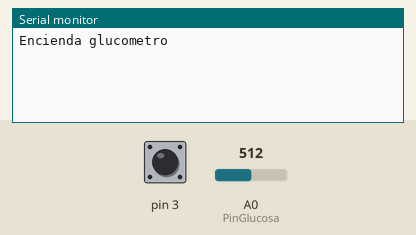
Recording of a sketch running on a simulated Arduino Uno, built with avr-gcc and run on an emulated ATmega328P. Parts: the last lines printed to the serial monitor. Inputs (shaded band) come from the test bench; at power-on: pin 3 HIGH, A0 (PinGlucosa) = 512.

Above: at 1.2 s.
1.3 s: pin 3 driven LOW
At 1.86 s:
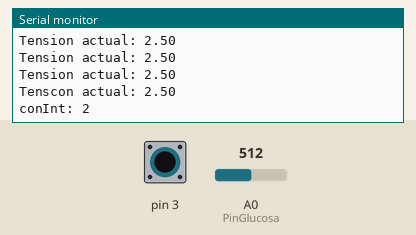
2.8 s: A0 (PinGlucosa) set to 716
At 4.7 s:
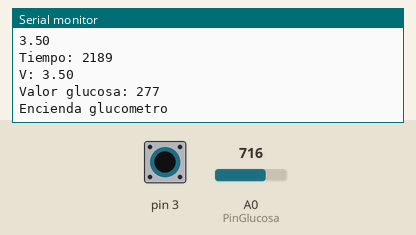
5.0 s: pin 3 pulsed HIGH 2 times (0.12 s each, 0.3 s apart)
At 5.68 s:
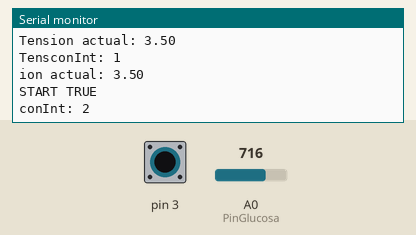
7.1 s: A0 (PinGlucosa) set to 900
At 8.5 s:
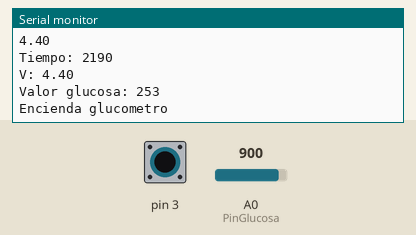
Timing chart, 0 to 9.6 s (numbered marks = the images above; inputs shaded):
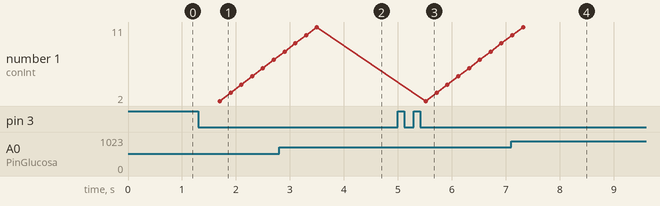

The sketch:

Arduino_CodigoGlucometro.ino
```cpp
#include<TimerOne.h>
#include<SoftwareSerial.h>
SoftwareSerial BTConnection(10, 11); //RX/TX

//Variables procesar valor glucosa//
float AVglucosa[10];
float Vglucosa = 0;
float Vgm = 0;
float V2 = 0;
int glucosa = 0;
int PinGlucosa = 0;

//Variables gestion interrupciones//
boolean START = false;
int contInt=0;
boolean timerON = false;

//Variables calculo tiempo//
unsigned long tBegin, tEnd;

//CONFIGURACIÓN//
void setup() {
  Timer1.initialize(200000); //Interrupción a los 200ms
  Timer1.attachInterrupt(ISR_Timer); //Interrupcion llama al metodo ISR_Timer
  Timer1.stop();
  attachInterrupt(1, START_MEASURE, FALLING); //Interrupcion llama al metodo START_MEASURE
  pinMode(Vglucosa, INPUT);
  BTConnection.begin(9600);
  Serial.begin(9600);
  Serial.println("Encienda glucometro"); //Mensaje inicial
}

//INTERRUPCIÓN TIMER 200MS//
void ISR_Timer() {
  contInt++;  //Se cuenta las veces que pasan 200ms
  Serial.print("conInt: "); Serial.println(contInt);
}

//INTERRUPCIÓN PULSADOR//
void START_MEASURE() {
  START = true;
  Serial.println("START TRUE");
}

//DETECCIÓN DE PICO TENSIÓN Y TIMER 2 SEGUNDOS//
void loop() {
  if (START == true) {
    if(contInt==0){
    //Tensión antes de aplicar sangre
    Vglucosa = analogRead(PinGlucosa);
    Vglucosa = (Vglucosa / 1023 * 5);
    Serial.print("Tension actual: ");
    Serial.println(Vglucosa);
    }

    //Se detecta pico de tension
    if (Vglucosa > 2) {
      if(timerON==false) {
        contInt=0;
        Timer1.start(); //Timer encendido
        tBegin=millis();
        timerON=true;
      }
      if (contInt==11) {//Han pasado 2 segundos
        Timer1.stop();
        tEnd=millis();
        contInt=0;
        noInterrupts(); //Se deshabilita interrupciones para calculo glucosa
        calcularglucosa();
      }
    }
  }
}

//METODO CALCULO VALOR GLUCOSA//
void calcularglucosa() {
  //Calculo tension//
  for (int i = 0; i < 10; i++) {
    Vglucosa = analogRead(PinGlucosa);
    AVglucosa[i] = (Vglucosa / 1023 * 5);
    Serial.println(AVglucosa[i]);
    Vgm=Vgm+AVglucosa[i];
  }

  //Calculo tiempo//
  Serial.print("Tiempo: ");
  Serial.println(tEnd - tBegin);

  //Calculo valor medio tensión//
  Vgm = Vgm / 10;
  Serial.print("V: ");
  Serial.println(Vgm);

  //Calculo glucosa//
  V2=Vgm*Vgm;
  glucosa = -48.16*V2 +353.5*Vgm -369.4;
  Serial.print("Valor glucosa: ");
  Serial.println(glucosa);
  BTConnection.print(glucosa, DEC);

  //Reset variables//
  V2=0;
  glucosa = 0;
  Vgm = 0;
  START = false;
  timerON = false;
  interrupts();
  Timer1.stop();
  Serial.println("Encienda glucometro");
}
```

Measured:
- after the input at 1.3 s, the serial monitor: prints a new line at once (image 1)
- after the input at 2.8 s, the serial monitor: prints a new line after 0.72 s (image 2)
- after the input at 5.0 s, the serial monitor: prints a new line after 0.12 s (image 3)
- after the input at 7.1 s, the serial monitor: prints a new line after 0.24 s (image 4)
